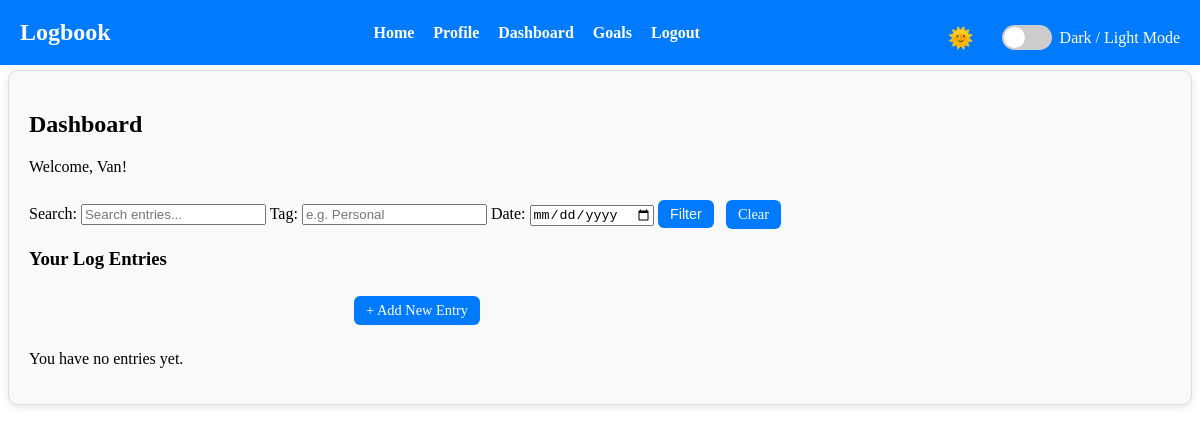
Page /dashboard (signed in) on the earlier database version.
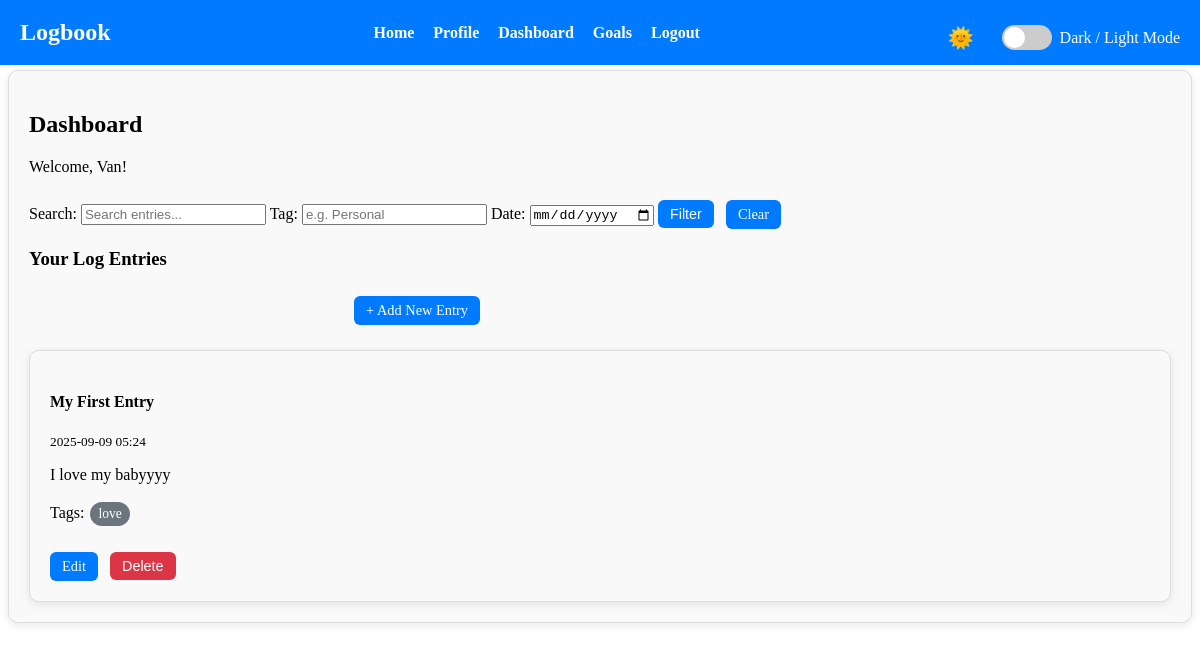
Same page on the later database version.
### app/models.py (models this page shows, shortened)
class Entry(db.Model):
    id = db.Column(db.Integer, primary_key=True)
    title = db.Column(db.String(200), nullable=False)
    content = db.Column(db.Text, nullable=False)
    date_posted = db.Column(db.DateTime, default=datetime.utcnow)
    user_id = db.Column(db.Integer, db.ForeignKey('user.id'), nullable=False)
    tags = db.Column(db.String(100))

### app/routes.py (the view)
@main.route("/dashboard")
@login_required
def dashboard():
    tag = request.args.get('tag')
    date = request.args.get('date')
    search = request.args.get('q')  # <-- new search query
    page = 1  # always load first page for full dashboard
    query = Entry.query.filter_by(user_id=current_user.id)
    if tag:
        query = query.filter(func.lower(Entry.tags).contains(tag.lower()))
    if date:
        query = query.filter(db.func.date(Entry.date_posted) == date)
    if search:
        query = query.filter(
            (Entry.title.ilike(f"%{search}%")) |
            (Entry.content.ilike(f"%{search}%"))
        )
    entries = query.order_by(Entry.date_posted.desc()).paginate(page=page, per_page=5)
    return render_template("dashboard.html", entries=entries, user=current_user)

### app/__init__.py (called while the page is built)
@login_manager.user_loader
def load_user(user_id):
    from .models import User
    return User.query.get(int(user_id))

### app/templates/dashboard.html (shortened to what this page needs)
{% extends "base.html" %}
{% block content %}
<h2>Dashboard</h2>
<p>Welcome, {{ user.username }}!</p>
<form method="GET" action="{{ url_for('main.dashboard') }}" class="filter-form">
    <label for="q">Search:</label>
    <input type="text" id="q" name="q" placeholder="Search entries..." value="{{ request.args.get('q', '') }}">
    <label for="tag">Tag:</label>
    <input type="text" id="tag" name="tag" placeholder="e.g. Personal" value="{{ request.args.get('tag', '') }}">
    <label for="date">Date:</label>
    <input type="date" id="date" name="date" value="{{ request.args.get('date', '') }}">
    <button type="submit">Filter</button>
    <a href="{{ url_for('main.dashboard') }}" class="btn">Clear</a>
</form>
<h3>Your Log Entries</h3>
<div style="margin-bottom: 25px; margin-left: 325px;">
    <a href="{{ url_for('main.add_entry')}}" class="btn"> + Add New Entry</a>
</div>
{% if entries.items %}
    <div id="entries-container" class="entry-list" data-total-pages="{{ entries.pages }}">
        {% include "partials/entries_list.html" %}
    </div>
{% else %}
    <p>You have no entries yet. </p>
{% endif %}
{% endblock %}

### app/templates/partials/entries_list.html
{% for entry in entries.items %}
    <div class="entry-card">
        <h4>{{ entry.title }}</h4>
        <small>{{ entry.date_posted.strftime("%Y-%m-%d %H:%M") }}</small>
        <p>{{ entry.content }}</p>
        {% if entry.tags %}
            <p class="tags">
                Tags:
                {% for tag in entry.tags.split(',') %}
                    <a href="{{ url_for('main.dashboard', tag=tag.strip()) }}" class="tag-btn">{{ tag.strip() }}</a>
                {% endfor %}
            </p>
        {% endif %}
        <div class="entry-actions">
            <a href="{{ url_for('main.edit_entry', entry_id=entry.id ) }}" class="btn">Edit</a>
            <form action="{{ url_for('main.delete_entry', entry_id=entry.id) }}" method="POST" style="display:inline;">
                <button type="submit" class="btn delete-btn" onclick="return confirm('Are you sure you want to delete this entry?');">Delete</button>
            </form>
        </div>
    </div>
{% endfor %}

Differences in the rows shown:
added Entry: title "My First Entry", date_posted "2025-09-09 05:24", content "I love my babyyyy", strip "love"
Other differences:
text no longer shown: "You have no entries yet."
